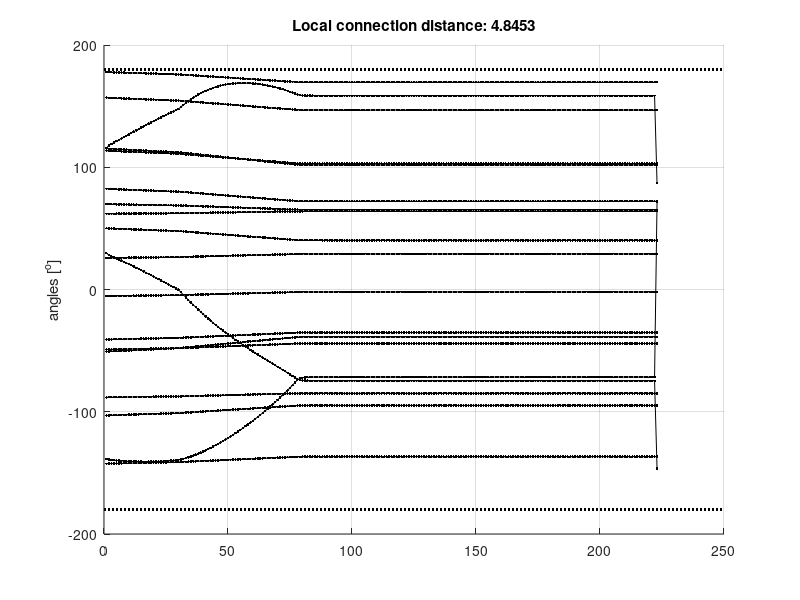

This chart was generated by the following MATLAB code:
clear all
clc

% D = load('../robot_paths.txt');
D = dlmread('./path.txt',' ',1,0);
D = D(:,1:end-1);

figure(1)
clf
hold on
for i = 1:size(D,2)
    %     plot(D(:,1),D(:,i),'.-k');
    plot(rad2deg(D(:,i)),'.-k');
    
    %     plot(Do(:,i),'x--r');
    plot(xlim,180*[1 1],':k','linewidth',1.5);
    plot(xlim,-180*[1 1],':k','linewidth',1.5);
    
    grid on
    %     pause(1)
end
hold off
ylabel('angles [^o]');
title(['Local connection distance: ' num2str( norm(D(1,:)-D(end,:)) ) ]);

%%
% for i = 2:size(D,1)
%     d(i-1) = norm(D(i,:)-D(i-1,:));
%     m(i-1) = max(abs(D(i,:)-D(i-1,:)));
% end
% figure(2)
% plot(d);
% hold on
% plot(m);
% hold off
% legend('d','m');
